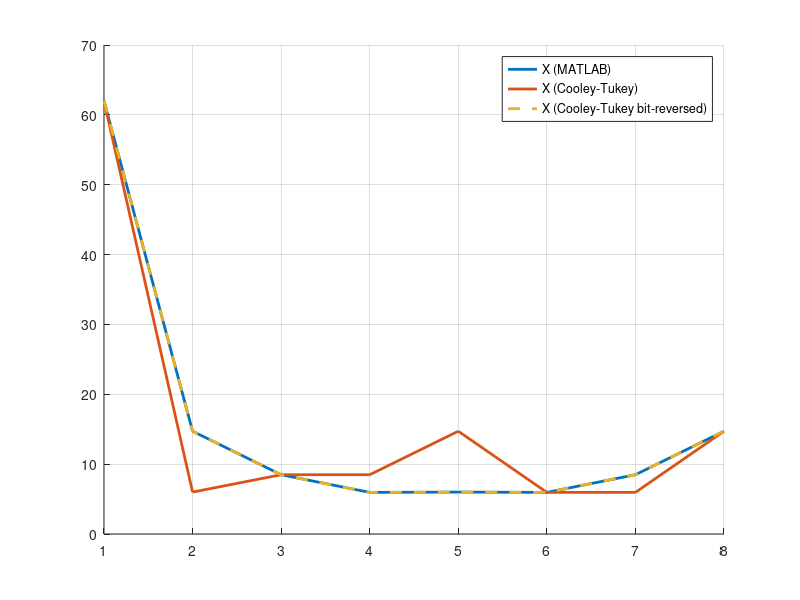

Recreate this plot in MATLAB.
clear all;
clc;

A = [2, 4, 6, 8, 9, 10, 11, 12];

Xmat = fft(A)'
X = [
    62,
    -6,
    -6-6*i,
    -6+6*i,
    -(7+sqrt(2)) - (5+5*sqrt(2))*i,
    -(7-sqrt(2)) - (5-5*sqrt(2))*i,
    -(7-sqrt(2)) + (5-5*sqrt(2))*i,
    -(7+sqrt(2)) + (5+5*sqrt(2))*i
]
Xrev = X';
Xrev(2) = X(5);
Xrev(5) = X(2);
Xrev(4) = X(7);
Xrev(7) = X(4);
Xrev'

clf
hold on
plot(abs(Xmat), 'linewidth', 2)
plot(abs(X), 'linewidth', 2)
plot(abs(Xrev), '--', 'linewidth', 2)

grid on
legend('X (MATLAB)', 'X (Cooley-Tukey)', 'X (Cooley-Tukey bit-reversed)')

% Fs = 50; % sample rate (Hz)
% T = 1/Fs; % sample period (sec)

% t = 0:T:1; % one second of time (Fs samples)

% f = 3; % frequency of sine wave (Hz)
% A = 1; % amplitude of sine wave

% x = A*sin(2*pi*f*t)*127; % sine wave
% % x = linspace(127, 127, 51); % DC max amplitude

% X = abs(fft(x))/51 % magnitude of fft of sine wave
% % DC peak ampitude = N*max time domain amplitude
% % dividing result by N:
% % DC peak amplitude = max time domain amplitude

% figure(1)
% clf
% plot(t, x)
% xlabel('seconds')
% ylabel('amplitude')

% figure(2)
% clf
% stem(X)
% xlabel('bins')
% ylabel('amplitude')